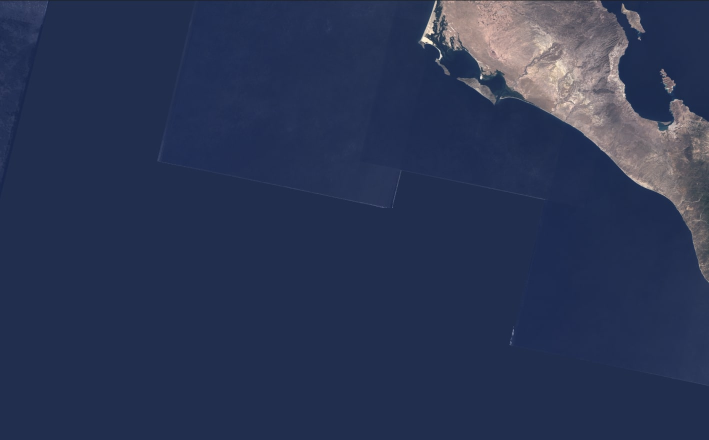
#> input picture tests/tilepack_test/test_image.jpg, 1418 x 880 px (shown at 1/2 size)
$ python tilepack.py
#> lines starting #> are read from the running program, lines starting #| are printed output that depends on the picture
#!/usr/bin/env python3
"""
Tilepack HW → Radio File Builder
--------------------------------
Loads an image from disk, resizes to VGA, tiles it, compresses each tile
as JPEG, and builds a single binary "radio file" that the SAT can
downlink to GS.

Output file:
  - image_radio_file.bin: Binary file containing all packets (header + payload)

Packet format:
  Each packet has variable length (≤ 240 bytes) with layout:

  [payload_size_bytes (u16)][page_id (u16)][tile_idx (u16)][frag_idx (u8)]
  [jpeg_fragment...] → 7 bytes header + payload

Constraints:
  - Header: 7 bytes (fixed)
  - Max payload per packet: 233 bytes (to stay within 240 byte limit)
  - Total packet size: header + payload ≤ 240 bytes

The payload_size_bytes field allows proper reconstruction of the JPEG image
by concatenating fragments for each tile based on their tile_idx and frag_idx.
"""

import io
import os
import math
import csv
import struct
import sys
from dataclasses import dataclass
from typing import List, Tuple
from PIL import Image

# Settings
INPUT_IMAGE   = "test_image.jpg"  # Path to image on Jetson
OUTPUT_DIR    = "tilepack"                       # Output directory (created if needed)

PAGE_ID       = 1                                # Image/page ID
TARGET_WIDTH  = 640                              # Resize width (VGA)
TARGET_HEIGHT = 480                              # Resize height (VGA)

TILE_W        = 64                               # Tile width   (pixels)
TILE_H        = 32                               # Tile height  (pixels)
JPEG_QUALITY  = 30                               # JPEG quality (1–95)
MAX_PACKET_SIZE = 240                            # Maximum packet size (header + payload)

# ============================================================

# Per-record header (7 bytes)
@dataclass
class PacketHeader:
    payload_size_bytes: int  # u16: actual payload size in this fragment
    page_id: int            # u16: image/page ID
    tile_idx: int           # u16: tile index
    frag_idx: int           # u8: fragment index within tile

    def to_bytes(self) -> bytes:
        # >HHHB = big-endian: u16, u16, u16, u8
        return struct.pack(">HHHB", self.payload_size_bytes, self.page_id, self.tile_idx, self.frag_idx)

    @staticmethod
    def size_bytes() -> int:
        return 7


@dataclass
class Packet:
    header: PacketHeader
    payload: bytes

# Helpers
def image_to_tiles(img: Image.Image, tile_w: int, tile_h: int) -> Tuple[List[Image.Image], int, int]:
    """
    Split image into tiles of size (tile_w x tile_h).
    Pads with black if the image is not an exact multiple.
    Returns (tiles_list, tiles_x, tiles_y).
    """
    w, h = img.size
    tiles_x = math.ceil(w / tile_w)
    tiles_y = math.ceil(h / tile_h)

    # Pad if needed
    if (w % tile_w) != 0 or (h % tile_h) != 0:
        pad_w = tiles_x * tile_w
        pad_h = tiles_y * tile_h
        canvas = Image.new("RGB", (pad_w, pad_h), (0, 0, 0))
        canvas.paste(img, (0, 0))
        img = canvas

    tiles: List[Image.Image] = []
    for ty in range(tiles_y):
        for tx in range(tiles_x):
            box = (tx * tile_w, ty * tile_h, (tx + 1) * tile_w, (ty + 1) * tile_h)
            tiles.append(img.crop(box))

    return tiles, tiles_x, tiles_y


def compress_tile_jpeg(tile: Image.Image, jpeg_quality: int) -> bytes:
    """
    Compress a single tile as JPEG and return raw bytes.
    """
    bio = io.BytesIO()
    tile.save(bio, format="JPEG", quality=jpeg_quality, optimize=True)
    return bio.getvalue()


def packetize_tile(page_id: int, tile_idx: int, tile_bytes: bytes) -> List[Packet]:
    """
    Fragment compressed tile bytes into a list of Packets.
    Each packet contains header with payload size + metadata for reconstruction.

    Each complete packet (header + payload) must not exceed MAX_PACKET_SIZE (240 bytes).
    Header is 7 bytes, so max payload per packet is 233 bytes.
    """
    hdr_sz = PacketHeader.size_bytes()
    max_payload_per_packet = MAX_PACKET_SIZE - hdr_sz  # 240 - 7 = 233 bytes

    # Split tile_bytes into chunks that fit within max_payload_per_packet
    frags = [tile_bytes[i : i + max_payload_per_packet] for i in range(0, len(tile_bytes), max_payload_per_packet)]

    packets: List[Packet] = []
    for i, frag in enumerate(frags):
        header = PacketHeader(
            payload_size_bytes=len(frag),
            page_id=page_id,
            tile_idx=tile_idx,
            frag_idx=i
        )
        packets.append(Packet(header=header, payload=frag))

    return packets


# ---------------------------------------------------------------------------------------------
def main():
    # 0) Check input
    if not os.path.exists(INPUT_IMAGE):
        print(f"[ERROR] Input image not found: {INPUT_IMAGE}", file=sys.stderr)
        sys.exit(1)

    # 1) Prepare output dirs
    os.makedirs(OUTPUT_DIR, exist_ok=True)
    tiles_dir = os.path.join(OUTPUT_DIR, "tiles_jpeg")
    os.makedirs(tiles_dir, exist_ok=True)

    # 2) Load and resize
    img = Image.open(INPUT_IMAGE).convert("RGB").resize((TARGET_WIDTH, TARGET_HEIGHT))
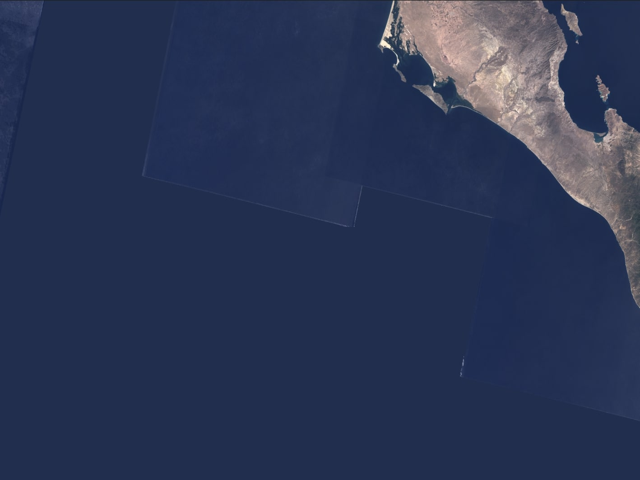
#> img: PIL image 640x480 RGB; mean R, G, B 43.1, 53.9, 83.9
    src_png = os.path.join(OUTPUT_DIR, "input_resized.png")
    img.save(src_png)

    # 3) Tile the image
    tiles, tiles_x, tiles_y = image_to_tiles(img, TILE_W, TILE_H)
#> after the loop in image_to_tiles, `for ty in range(tiles_y):`: tiles = 150 items
#> tiles = 150 items; tiles_x = 10; tiles_y = 15

    # 4) JPEG-compress each tile
    comp_tiles: List[bytes] = []
    for idx, t in enumerate(tiles):
        b = compress_tile_jpeg(t, JPEG_QUALITY)
        comp_tiles.append(b)

        # Save tile JPEG for sanity checks
        with open(os.path.join(tiles_dir, f"tile_{idx:05d}.jpg"), "wb") as f:
            f.write(b)
#> this loop made 150 passes
#> after the loop, comp_tiles = 150 items

    # 5) Packetize all tiles into Packet objects (NOT yet fixed-size records)
    packets: List[Packet] = []
    for idx, tb in enumerate(comp_tiles):
        packets.extend(packetize_tile(PAGE_ID, idx, tb))
#> after the loop, packets = 315 items

    # 6) Write image-wide metadata (useful but not required by comms)
    meta_path = os.path.join(OUTPUT_DIR, "image_meta.bin")
    meta_blob = struct.pack(
        ">HHHHHHHB",
        PAGE_ID,
        tiles_x, tiles_y,
        TILE_W, TILE_H,
        TARGET_WIDTH, TARGET_HEIGHT,
        max(0, min(255, JPEG_QUALITY)),
    )
    with open(meta_path, "wb") as mf:
        mf.write(meta_blob)

    # 7) Build and write the radio file with all packets
    radio_file_path = os.path.join(OUTPUT_DIR, "image_radio_file.bin")
    hdr_sz = PacketHeader.size_bytes()
    max_payload_per_packet = MAX_PACKET_SIZE - hdr_sz

    # Manifest is optional but nice for debugging
    manifest_csv_path = os.path.join(OUTPUT_DIR, "packets_manifest.csv")

    with open(radio_file_path, "wb") as rf, \
         open(manifest_csv_path, "w", newline="") as mf:
        writer = csv.writer(mf)
        writer.writerow(
            [
                "packet_idx",
                "packet_size_bytes",
                "header_size_bytes",
                "payload_size_bytes",
                "page_id",
                "tile_idx",
                "frag_idx",
            ]
        )

        for i, p in enumerate(packets):
            header = p.header.to_bytes()
            payload = p.payload

            # Build the packet: header + payload
            packet = header + payload
            packet_size = len(packet)

            # Verify packet size constraint
            if packet_size > MAX_PACKET_SIZE:
                raise RuntimeError(
                    f"Packet {i} exceeds MAX_PACKET_SIZE={MAX_PACKET_SIZE} (got {packet_size} bytes). "
                    "This should not happen - check packetize_tile logic."
                )

            # Write packet to radio file
            rf.write(packet)

            # Manifest row for debugging
            writer.writerow(
                [
                    i,
                    packet_size,
                    hdr_sz,
                    len(payload),
                    p.header.page_id,
                    p.header.tile_idx,
                    p.header.frag_idx,
                ]
            )
#> this loop made 315 passes
#> packet_size on passes 1 to 3: 240, 162, 240

    # 8) Print summary
    comp_total = sum(len(c) for c in comp_tiles)
#> comp_total = 53931
    total_file_bytes = sum(len(p.header.to_bytes()) + len(p.payload) for p in packets)
#> total_file_bytes = 56136
    avg_packet_size = total_file_bytes / len(packets) if packets else 0
#> avg_packet_size = 178.2
    max_payload_per_packet = MAX_PACKET_SIZE - hdr_sz

    print("=== TILEPACK HW → RADIO FILE BUILDER ===")
    print(f"Input:            {INPUT_IMAGE}  resized={TARGET_WIDTH}x{TARGET_HEIGHT}")
    print(f"Tiling:           {tiles_x} x {tiles_y}  (tile {TILE_W}x{TILE_H}), tiles={len(tiles)}")
#| Tiling:           10 x 15  (tile 64x32), tiles=150
    print(f"JPEG quality:     {JPEG_QUALITY}")
    print(f"Compressed total: {comp_total/1024:.1f} kB")
#| Compressed total: 52.7 kB
    print(f"Header bytes:     {hdr_sz}")
    print(f"Max packet size:  {MAX_PACKET_SIZE} bytes (header {hdr_sz} + max payload {max_payload_per_packet})")
    print(f"Avg packet size:  {avg_packet_size:.1f} bytes")
#| Avg packet size:  178.2 bytes
    print(f"Total packets:    {len(packets)}")
#| Total packets:    315
    print(f"Total file size:  {total_file_bytes/1024:.1f} kB")
#| Total file size:  54.8 kB
    print(f"Saved resized:    {src_png}")
    print(f"Saved tiles:      {tiles_dir}/tile_00000.jpg ..")
    print(f"Saved meta:       {meta_path}")
    print(f"Saved radio file: {radio_file_path}")
    print(f"Manifest:         {manifest_csv_path}")


if __name__ == "__main__":
    try:
        main()
    except Exception as e:
        print(f"[ERROR] {e}", file=sys.stderr)
        sys.exit(1)
